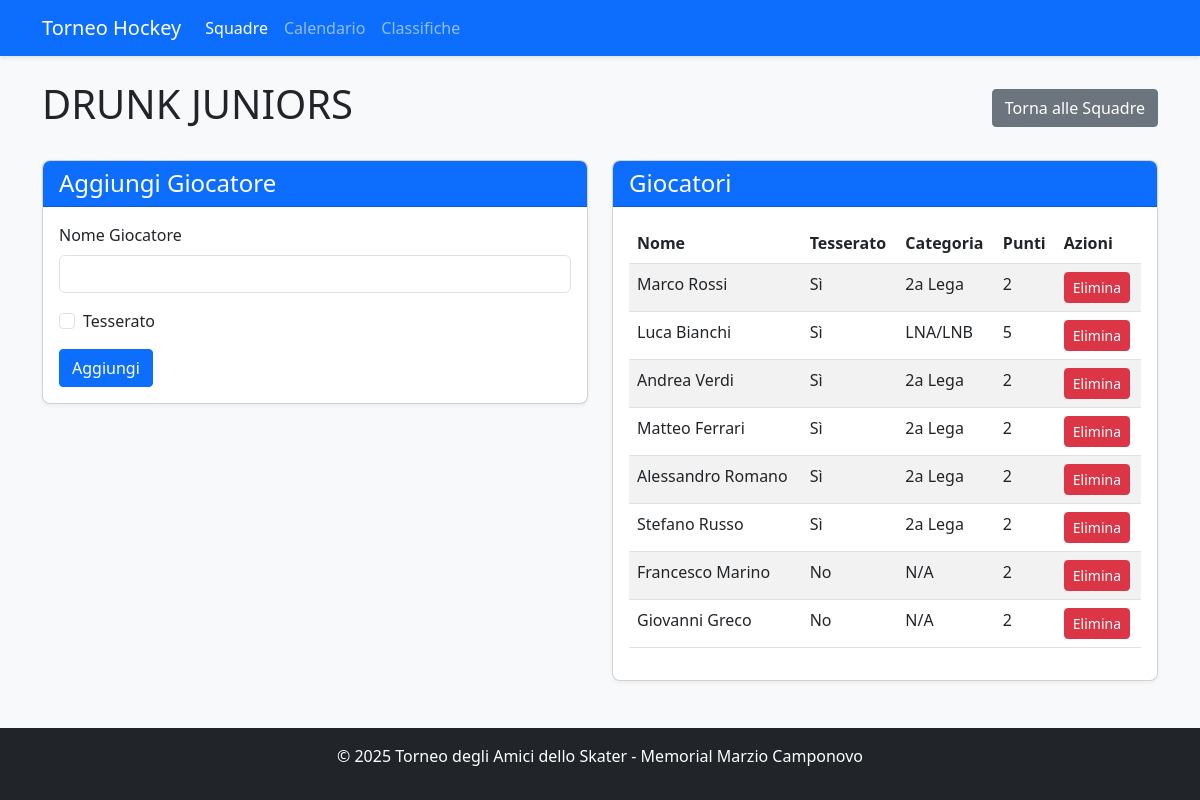
Before: /team/1 with the older database file.
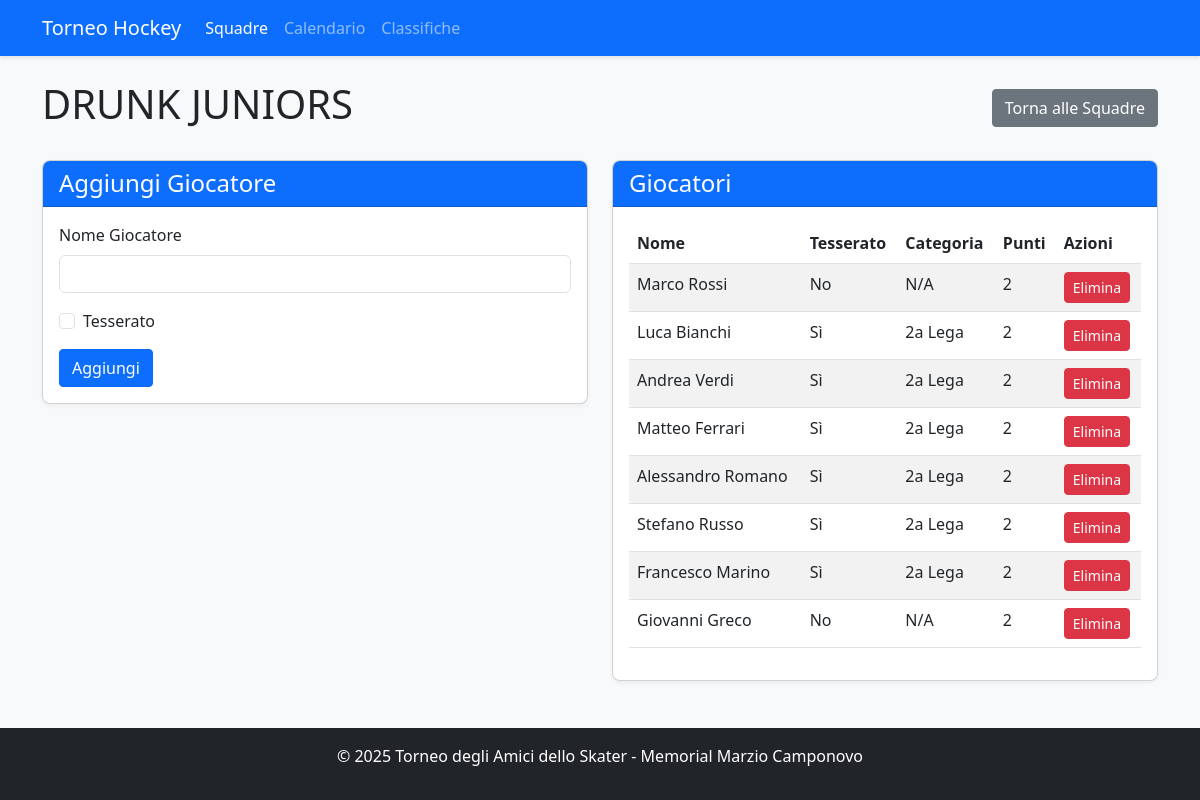
After: the same page with the newer database file.
### app.py (models this page shows, shortened)
class Player(db.Model):
    id = db.Column(db.Integer, primary_key=True)
    name = db.Column(db.String(100), nullable=False)
    team_id = db.Column(db.Integer, db.ForeignKey('team.id'), nullable=False)
    is_registered = db.Column(db.Boolean, default=False)
    category = db.Column(db.String(20))  # LNA/LNB, 1a Lega, 2a Lega, Non tesserato
    goals = db.Column(db.Integer, default=0)
    assists = db.Column(db.Integer, default=0)
    penalties = db.Column(db.Integer, default=0)
    @property
    def registration_points(self):
        if not self.is_registered:
            return 2  # Non tesserato
        points_map = {
            'LNA/LNB': 5,
            '1a Lega': 3,
            '2a Lega': 2
        }
        return points_map.get(self.category, 2)

### app.py (the view, shortened to what this page needs)
@app.route('/team/<int:team_id>', methods=['GET', 'POST'])
def team_detail(team_id):
    team = Team.query.get_or_404(team_id)
    return render_template('team_detail.html', team=team)

### app.py (called while the page is built)
def format_tournament_dates():
    dates = get_tournament_dates()
    formatted = {}
    for key, date_obj in dates.items():
        formatted[key] = {
            'date': date_obj,
            'formatted': date_obj.strftime('%d/%m/%Y'),
            'day_name': date_obj.strftime('%A'),
            'day_name_it': {
                'Monday': 'Lunedì',
                'Tuesday': 'Martedì',
                'Wednesday': 'Mercoledì',
                'Thursday': 'Giovedì',
                'Friday': 'Venerdì',
                'Saturday': 'Sabato',
                'Sunday': 'Domenica'
            }.get(date_obj.strftime('%A'), date_obj.strftime('%A'))
        }
    return formatted

### templates/team_detail.html (shortened to what the changed rows need)
<!DOCTYPE html>
<html lang="it">
<head>
    <link rel="stylesheet" href="https://cdn.jsdelivr.net/npm/bootstrap@5.3.0/dist/css/bootstrap.min.css">
    <link rel="stylesheet" href="{{ url_for('static', filename='style.css') }}">
</head>
<body class="d-flex flex-column min-vh-100">
    <div class="container mt-4">
        <div class="d-flex justify-content-between align-items-center">
            <h1>{{ team.name }}</h1>
        </div>
        <div class="row mt-4">
            <div class="col-md-6">
                <div class="card">
                    <div class="card-body">
                        {% if team.players %}
                            <div class="table-responsive">
                                <table class="table table-striped">
                                    <thead>
                                        <tr>
                                            <th>Nome</th>
                                            <th>Tesserato</th>
                                            <th>Categoria</th>
                                            <th>Punti</th>
                                            <th>Azioni</th>
                                        </tr>
                                    </thead>
                                    <tbody>
                                        {% for player in team.players %}
                                            <tr>
                                                <td>{{ player.name }}</td>
                                                <td>{{ 'Sì' if player.is_registered else 'No' }}</td>
                                                <td>{{ player.category if player.category else 'N/A' }}</td>
                                                <td>{{ player.registration_points }}</td>
                                                <td>
                                                    <form action="{{ url_for('delete_player', player_id=player.id) }}" method="post" class="d-inline">
                                                        <button type="submit" class="btn btn-sm btn-danger" onclick="return confirm('Sei sicuro di voler eliminare questo giocatore?')">Elimina</button>
                                                    </form>
                                                </td>
                                            </tr>
                                        {% endfor %}
                                    </tbody>
                                </table>
                            </div>
                        {% else %}
                            <p>Nessun giocatore registrato per questa squadra.</p>
                        {% endif %}
                    </div>
                </div>
            </div>
        </div>
    </div>
</body>
</html>

Changed rows visible on the page:
changed Player "Marco Rossi": is_registered "Sì" → "No"; category "2a Lega" → "N/A"
changed Player "Luca Bianchi": category "LNA/LNB" → "2a Lega"; registration_points "5" → "2"
changed Player "Francesco Marino": is_registered "No" → "Sì"; category "N/A" → "2a Lega"
